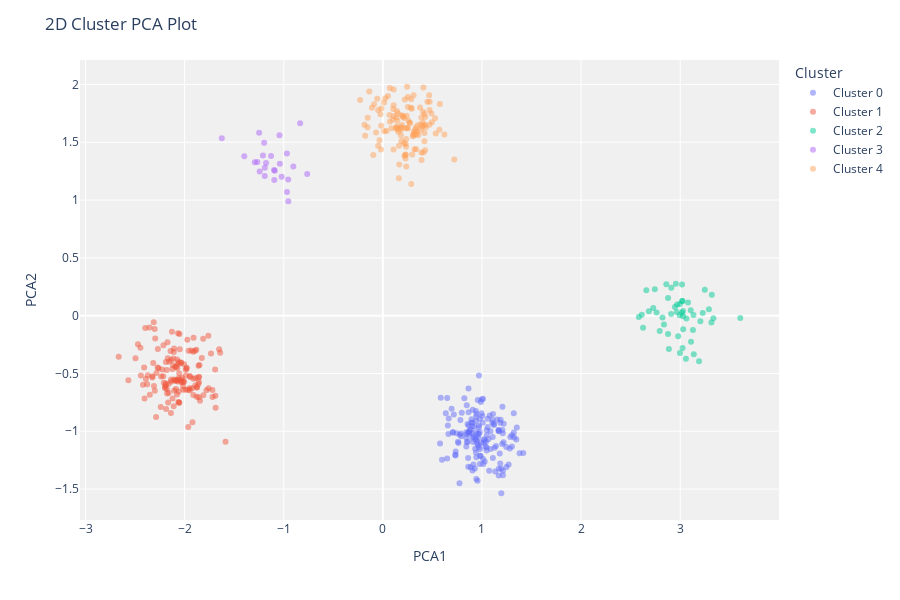

This figure's notebook cell:
### Code cell
plot_model(dbscan)

### Figure 1 — Plotly figure (JSON) as saved in the notebook; plotly's stock layout.template omitted (floating-point values rounded to 4 significant figures; data arrays with more than 128 entries replaced by an {"elided": "..."} marker saying what was removed)
{"data": [{"customdata": {"elided": "157x1 int values"}, "hovertemplate": "Cluster=Cluster 0<br>PCA1=%{x}<br>PCA2=%{y}<br>Feature=%{customdata[0]}<extra></extra>", "legendgroup": "Cluster 0", "marker": {"color": "#636efa", "opacity": 0.5, "symbol": "circle"}, "mode": "markers", "name": "Cluster 0", "orientation": "v", "showlegend": true, "textposition": "top center", "type": "scatter", "x": {"elided": "157 float values"}, "xaxis": "x", "y": {"elided": "157 float values"}, "yaxis": "y"}, {"customdata": {"elided": "147x1 int values"}, "hovertemplate": "Cluster=Cluster 1<br>PCA1=%{x}<br>PCA2=%{y}<br>Feature=%{customdata[0]}<extra></extra>", "legendgroup": "Cluster 1", "marker": {"color": "#EF553B", "opacity": 0.5, "symbol": "circle"}, "mode": "markers", "name": "Cluster 1", "orientation": "v", "showlegend": true, "textposition": "top center", "type": "scatter", "x": {"elided": "147 float values"}, "xaxis": "x", "y": {"elided": "147 float values"}, "yaxis": "y"}, {"customdata": [[20], [20], [17], [28], [18], [17], [24], [17], [28], [26], [21], [30], [17], [25], [20], [23], [25], [24], [27], [31], [24], [27], [28], [26], [21], [25], [24], [24], [25], [23], [26], [22], [28], [28], [23], [25], [24], [29], [25], [22], [29], [26], [26], [27], [22], [28], [23], [29], [24], [18]], "hovertemplate": "Cluster=Cluster 2<br>PCA1=%{x}<br>PCA2=%{y}<br>Feature=%{customdata[0]}<extra></extra>", "legendgroup": "Cluster 2", "marker": {"color": "#00cc96", "opacity": 0.5, "symbol": "circle"}, "mode": "markers", "name": "Cluster 2", "orientation": "v", "showlegend": true, "textposition": "top center", "type": "scatter", "x": [2.91, 2.965, 3.606, 2.728, 3.019, 3.203, 3.335, 3.319, 2.625, 2.762, 3.134, 2.582, 3.248, 2.683, 3.022, 2.821, 3.063, 3.079, 3.137, 2.886, 2.836, 2.877, 3.19, 2.658, 3.018, 3.315, 2.968, 3.028, 2.877, 3.028, 3.023, 2.956, 2.613, 3.057, 3.29, 2.744, 3.128, 2.908, 2.995, 3.227, 2.997, 3.03, 2.947, 2.793, 2.979, 3.109, 2.997, 3.019, 3.106, 2.86], "xaxis": "x", "y": [0.2423, 0.03078, -0.0208, 0.06575, 0.2698, -0.0476, -0.02343, 0.1815, -0.1051, 0.02747, 0.005365, -0.01183, 0.2232, 0.03876, 0.1276, -0.01674, -0.02479, 0.1128, -0.3338, -0.2875, -0.07559, -0.1596, -0.3934, 0.22, 0.02568, -0.06019, 0.09709, 0.03959, 0.1535, -0.005103, -0.2798, 0.2759, 0.007656, -0.3727, 0.0555, 0.2285, -0.1239, 0.01459, 0.004345, 0.02356, -0.3238, -0.1178, 0.07393, -0.133, -0.1777, -0.2267, 0.1003, 0.1262, 0.04665, 0.272], "yaxis": "y"}, {"customdata": [[84], [87], [92], [88], [90], [83], [84], [90], [86], [83], [89], [88], [82], [84], [85], [86], [85], [88], [77], [86], [91], [93], [83], [82], [84]], "hovertemplate": "Cluster=Cluster 3<br>PCA1=%{x}<br>PCA2=%{y}<br>Feature=%{customdata[0]}<extra></extra>", "legendgroup": "Cluster 3", "marker": {"color": "#ab63fa", "opacity": 0.5, "symbol": "circle"}, "mode": "markers", "name": "Cluster 3", "orientation": "v", "showlegend": true, "textposition": "top center", "type": "scatter", "x": [-0.9032, -0.9671, -1.095, -1.098, -1.21, -0.9553, -1.192, -0.9542, -0.7634, -1.128, -1.292, -1.039, -0.9676, -1.09, -1.398, -1.248, -1.021, -1.625, -0.8349, -1.191, -1.243, -1.178, -1.198, -1.043, -1.267], "xaxis": "x", "y": [1.29, 1.071, 1.173, 1.259, 1.385, 1.178, 1.207, 0.9894, 1.224, 1.38, 1.327, 1.314, 1.403, 1.254, 1.38, 1.582, 1.202, 1.534, 1.663, 1.279, 1.247, 1.32, 1.496, 1.56, 1.329], "yaxis": "y"}, {"customdata": [[28], [39], [30], [30], [36], [30], [30], [31], [35], [28], [37], [29], [38], [35], [28], [31], [30], [32], [33], [36], [28], [31], [32], [35], [31], [31], [28], [31], [33], [34], [36], [32], [22], [33], [34], [34], [35], [31], [35], [34], [33], [32], [36], [38], [34], [29], [30], [37], [30], [37], [35], [36], [31], [33], [29], [33], [26], [24], [36], [33], [31], [34], [29], [30], [31], [31], [37], [37], [37], [35], [43], [36], [31], [31], [38], [37], [33], [31], [30], [29], [33], [25], [33], [30], [40], [34], [33], [36], [29], [37], [33], [31], [37], [37], [33], [28], [31], [27], [34], [44], [31], [36], [29], [35], [42], [29], [39], [25], [29], [35], [29], [28], [36], [34], [35], [32], [31], [34], [29], [39], [34], [33], [32], [32], [38], [30]], "hovertemplate": "Cluster=Cluster 4<br>PCA1=%{x}<br>PCA2=%{y}<br>Feature=%{customdata[0]}<extra></extra>", "legendgroup": "Cluster 4", "marker": {"color": "#FFA15A", "opacity": 0.5, "symbol": "circle"}, "mode": "markers", "name": "Cluster 4", "orientation": "v", "showlegend": true, "textposition": "top center", "type": "scatter", "x": [0.234, -0.0476, 0.42, 0.3071, 0.3029, 0.2342, 0.2295, 0.2441, 0.01267, 0.4196, 0.3201, 0.3769, 0.2742, -0.0573, 0.1328, 0.4328, 0.4263, 0.4709, 0.3752, -0.153, 0.1084, -0.0153, 0.4241, 0.2046, 0.2408, 0.7207, 0.4492, 0.4099, 0.3138, -0.04816, 0.1417, 0.05099, 0.4087, -0.0243, 0.243, 0.01422, 0.08619, 0.2687, 0.2957, 0.2305, 0.2031, 0.1931, 0.2284, 0.2173, -0.2294, 0.5747, 0.5331, -0.1107, 0.1047, -0.1542, 0.222, -0.06863, 0.3581, 0.2284, 0.3278, 0.3905, 0.1425, 0.467, 0.1002, 0.4194, 0.1102, 0.1887, 0.4717, 0.253, 0.4032, 0.4951, 0.3881, 0.1837, 0.1499, 0.1827, 0.1615, -0.03368, 0.49, 0.4704, -0.09633, 0.1654, 0.346, 0.3475, 0.2853, 0.1871, 0.037, 0.2905, 0.2535, 0.108, -0.1784, 0.2863, 0.1818, 0.1625, 0.2587, -0.1375, 0.07021, 0.3296, 0.311, 0.1353, 0.2358, 0.152, 0.3334, 0.2857, 0.1369, 0.2141, 0.02446, 0.0667, 0.5269, 0.07083, 0.1076, 0.6209, -0.1855, 0.4054, 0.1471, 0.156, 0.1899, 0.5703, 0.2354, 0.3101, 0.3957, 0.3292, 0.4278, 0.4089, 0.2528, -0.01919, 0.3834, 0.2158, -0.08843, -0.01708, 0.338, 0.3886], "xaxis": "x", "y": [1.62, 1.469, 1.579, 1.571, 1.553, 1.461, 1.486, 1.98, 1.843, 1.508, 1.44, 1.654, 1.667, 1.875, 1.624, 1.63, 1.431, 1.78, 1.8, 1.712, 1.82, 1.792, 1.652, 1.719, 1.729, 1.351, 1.85, 1.646, 1.592, 1.778, 1.638, 1.9, 1.974, 1.743, 1.624, 1.595, 1.622, 1.668, 1.394, 1.389, 1.727, 1.649, 1.395, 1.384, 1.865, 1.832, 1.575, 1.799, 1.788, 1.63, 1.869, 1.583, 1.563, 1.36, 1.605, 1.347, 1.77, 1.907, 1.695, 1.743, 1.728, 1.627, 1.85, 1.805, 1.671, 1.672, 1.412, 1.627, 1.61, 1.608, 1.189, 1.518, 1.749, 1.651, 1.391, 1.307, 1.596, 1.645, 1.797, 1.51, 1.598, 1.79, 1.621, 1.955, 1.556, 1.139, 1.56, 1.469, 1.686, 1.939, 1.97, 1.576, 1.558, 1.714, 1.29, 1.748, 1.439, 1.871, 1.622, 1.492, 1.881, 1.736, 1.707, 1.678, 1.436, 1.567, 1.651, 1.763, 1.685, 1.591, 1.733, 1.609, 1.528, 1.907, 1.633, 1.624, 1.719, 1.412, 1.891, 1.438, 1.607, 1.71, 1.828, 1.642, 1.568, 1.714], "yaxis": "y"}], "layout": {"height": 600, "legend": {"title": {"text": "Cluster"}, "tracegroupgap": 0}, "margin": {"t": 60}, "plot_bgcolor": "rgb(240,240,240)", "title": {"text": "2D Cluster PCA Plot"}, "xaxis": {"anchor": "y", "domain": [0, 1], "title": {"text": "PCA1"}}, "yaxis": {"anchor": "x", "domain": [0, 1], "title": {"text": "PCA2"}}}}
